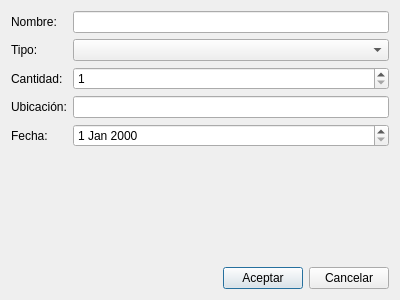
<?xml version="1.0" encoding="UTF-8"?>
<ui version="4.0">
 <class>ComponentDialog</class>
 <widget class="QDialog" name="ComponentDialog">
  <property name="geometry">
   <rect>
    <x>0</x>
    <y>0</y>
    <width>400</width>
    <height>300</height>
   </rect>
  </property>
  <layout class="QVBoxLayout" name="verticalLayout">
   <item>
    <layout class="QFormLayout" name="formLayout">
     <item row="0" column="0">
      <widget class="QLabel" name="labelNombre">
       <property name="text">
        <string>Nombre:</string>
       </property>
      </widget>
     </item>
     <item row="0" column="1">
      <widget class="QLineEdit" name="lineEditNombre"/>
     </item>
     <item row="1" column="0">
      <widget class="QLabel" name="labelTipo">
       <property name="text">
        <string>Tipo:</string>
       </property>
      </widget>
     </item>
     <item row="1" column="1">
      <widget class="QComboBox" name="comboTipo"/>
     </item>
     <item row="2" column="0">
      <widget class="QLabel" name="labelCantidad">
       <property name="text">
        <string>Cantidad:</string>
       </property>
      </widget>
     </item>
     <item row="2" column="1">
      <widget class="QSpinBox" name="spinCantidad">
       <property name="minimum">
        <number>1</number>
       </property>
       <property name="maximum">
        <number>9999</number>
       </property>
      </widget>
     </item>
     <item row="3" column="0">
      <widget class="QLabel" name="labelUbicacion">
       <property name="text">
        <string>Ubicación:</string>
       </property>
      </widget>
     </item>
     <item row="3" column="1">
      <widget class="QLineEdit" name="lineEditUbicacion"/>
     </item>
     <item row="4" column="0">
      <widget class="QLabel" name="labelFecha">
       <property name="text">
        <string>Fecha:</string>
       </property>
      </widget>
     </item>
     <item row="4" column="1">
      <widget class="QDateEdit" name="dateEdit"/>
     </item>
    </layout>
   </item>
   <item>
    <layout class="QHBoxLayout" name="horizontalLayout">
     <item>
      <spacer name="horizontalSpacer">
       <property name="orientation">
        <enum>Qt::Horizontal</enum>
       </property>
       <property name="sizeHint" stdset="0">
        <size>
         <width>40</width>
         <height>20</height>
        </size>
       </property>
      </spacer>
     </item>
     <item>
      <widget class="QPushButton" name="btnAceptar">
       <property name="text">
        <string>Aceptar</string>
       </property>
      </widget>
     </item>
     <item>
      <widget class="QPushButton" name="btnCancelar">
       <property name="text">
        <string>Cancelar</string>
       </property>
      </widget>
     </item>
    </layout>
   </item>
  </layout>
 </widget>
 <resources/>
 <connections>
  <connection>
   <sender>btnCancelar</sender>
   <signal>clicked()</signal>
   <receiver>ComponentDialog</receiver>
   <slot>reject()</slot>
   <hints>
    <hint type="sourcelabel">
     <x>248</x>
     <y>254</y>
    </hint>
    <hint type="destinationlabel">
     <x>157</x>
     <y>254</y>
    </hint>
   </hints>
  </connection>
  <connection>
   <sender>btnAceptar</sender>
   <signal>clicked()</signal>
   <receiver>ComponentDialog</receiver>
   <slot>accept()</slot>
   <hints>
    <hint type="sourcelabel">
     <x>168</x>
     <y>254</y>
    </hint>
    <hint type="destinationlabel">
     <x>157</x>
     <y>254</y>
    </hint>
   </hints>
  </connection>
 </connections>
</ui>
